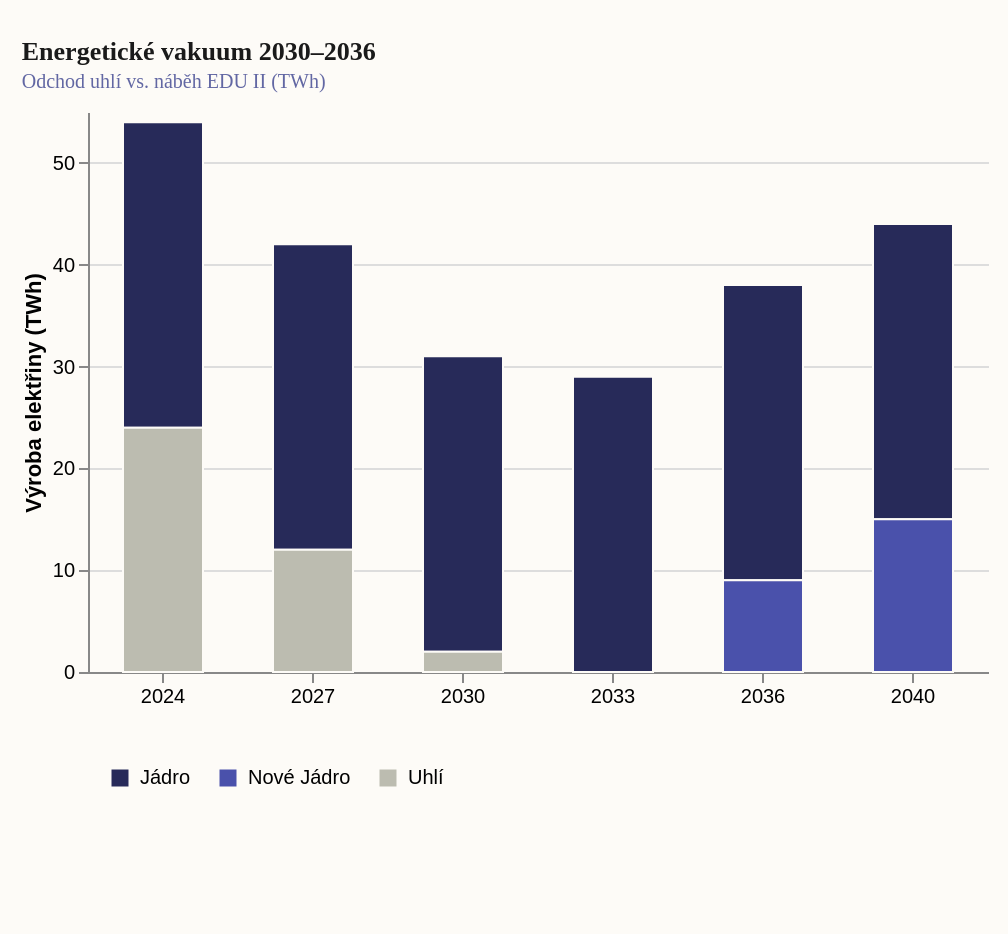

Vega-Lite specification for this chart:
### Vega-Lite specification from a JSON file in a GitHub repository (floating-point values rounded to 4 significant figures)
{"_source": "Zdroj: ČEPS MAF CZ 2023 (scénář Respondentní), analýza DataTimes 2026", "$schema": "https://vega.github.io/schema/vega-lite/v5.json", "description": "Energetické vakuum 2030-2036: Odchod uhlí vs. náběh nového jádra", "width": 450, "height": 280, "padding": {"top": 20, "left": 10, "right": 10, "bottom": 60}, "autosize": {"type": "pad", "resize": true}, "background": "#fdfbf7", "title": {"text": "Energetické vakuum 2030–2036", "subtitle": "Odchod uhlí vs. náběh EDU II (TWh)", "font": "Roboto Slab", "fontSize": 13, "fontWeight": "bold", "anchor": "start", "color": "#1a1a1a", "subtitleFont": "Work Sans", "subtitleFontSize": 10, "subtitleColor": "#6267a3", "offset": 10}, "data": {"values": [{"year": "2024", "source": "Jádro", "val": 30}, {"year": "2024", "source": "Uhlí", "val": 24}, {"year": "2027", "source": "Jádro", "val": 30}, {"year": "2027", "source": "Uhlí", "val": 12}, {"year": "2030", "source": "Jádro", "val": 29}, {"year": "2030", "source": "Uhlí", "val": 2}, {"year": "2033", "source": "Jádro", "val": 29}, {"year": "2033", "source": "Uhlí", "val": 0}, {"year": "2036", "source": "Jádro", "val": 29}, {"year": "2036", "source": "Nové Jádro", "val": 9}, {"year": "2040", "source": "Jádro", "val": 29}, {"year": "2040", "source": "Nové Jádro", "val": 15}]}, "mark": {"type": "bar", "width": 40, "tooltip": true, "stroke": "#fdfbf7", "strokeWidth": 1}, "encoding": {"x": {"field": "year", "type": "nominal", "title": null, "axis": {"labelAngle": 0}}, "y": {"field": "val", "type": "quantitative", "title": "Výroba elektřiny (TWh)", "axis": {}}, "color": {"field": "source", "type": "nominal", "scale": {"domain": ["Jádro", "Nové Jádro", "Uhlí"], "range": ["#272a59", "#4a51ab", "#bcbcb0"]}, "legend": {"title": null, "orient": "bottom", "offset": 20, "symbolType": "square", "padding": 10}}}, "config": {"view": {"stroke": "transparent"}}}
